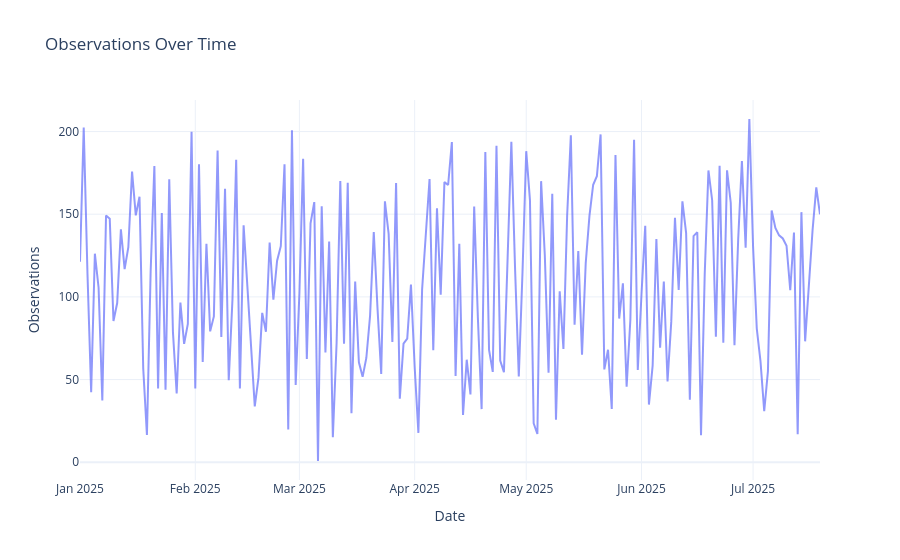

The code cell stored with this chart in its notebook:
### Code cell
# Set a random seed for reproducibility
np.random.seed(SEED)
torch.manual_seed(SEED)

# Create a date range starting from January 1, 2025
last_observed = pd.date_range(start="2025-01-01", periods=N_SAMPLES, freq="D")

# Generate random observations between 20 and 200
observations = np.random.randint(20, 200, size=N_SAMPLES)

# Add some noise to the observations
noise = np.random.normal(0, 10, size=N_SAMPLES)  # Mean 0, Std Dev 10
observations = observations + noise

# Create the DataFrame
df = pd.DataFrame({
    "last_observed": last_observed,
    "observations": observations
})
# Break date into separate columns
df['year'] = df['last_observed'].dt.year
df['month'] = df['last_observed'].dt.month
df['day'] = df['last_observed'].dt.day
df['dayofweek'] = df['last_observed'].dt.dayofweek
df['hour'] = df['last_observed'].dt.hour

# Shift the observations by 1 day
df['observations'] = df['observations'].shift(-1)
# Drop the first row with NaN value
df.dropna(inplace=True)

# Display the first few rows of the DataFrame
df.head()

# Keep the plots
fig = go.Figure()
fig.add_trace(go.Scatter(x=last_observed[:200], y=observations[:200], mode='lines', name='Observations', opacity=0.7))

fig.update_layout(
    title="Observations Over Time",
    xaxis_title="Date",
    yaxis_title="Observations",
    legend_title="Legend",
    template="plotly_white"
)

fig.show()

### Figure 1 — Plotly figure (JSON) as saved in the notebook; plotly's stock layout.template omitted (floating-point values rounded to 4 significant figures; data arrays with more than 128 entries replaced by an {"elided": "..."} marker saying what was removed)
{"data": [{"mode": "lines", "name": "Observations", "opacity": 0.7, "type": "scatter", "x": {"elided": "200 str values"}, "y": {"elided": "200 float values"}}], "layout": {"legend": {"title": {"text": "Legend"}}, "title": {"text": "Observations Over Time"}, "xaxis": {"title": {"text": "Date"}}, "yaxis": {"title": {"text": "Observations"}}}}
